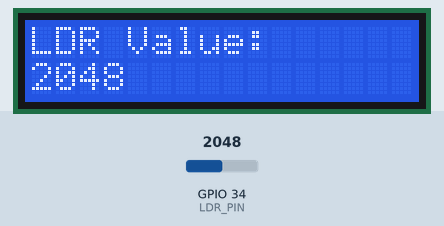
The sketch below on a simulated ESP32. On the bench: 16×2 character LCD. Inputs (shaded band) come from the test bench; at power-on: GPIO 34 (LDR_PIN) = 2048. WiFi joins after 1.5 s; servers stay silent unless stated; what the sketch prints to the serial monitor is not drawn.

Above: at 3.2 s.
3.3 s: GPIO 34 (LDR_PIN) set to 2866
At 4.4 s:
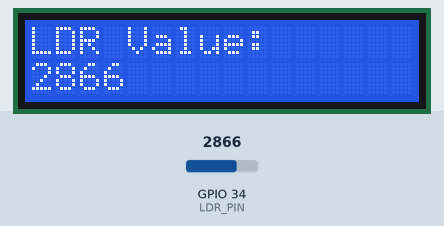
5.6 s: GPIO 34 (LDR_PIN) set to 3603
At 7.2 s:
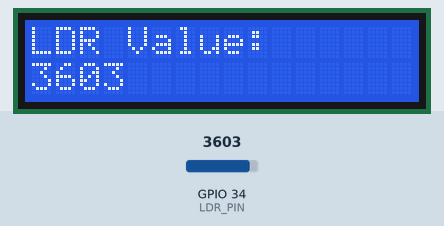
7.6 s: GPIO 34 (LDR_PIN) set to 4095
At 8.8 s:
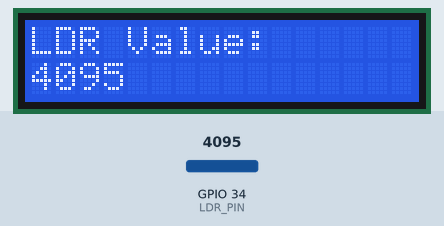
Timing chart, 0 to 10.6 s (numbered marks = the images above; inputs shaded):
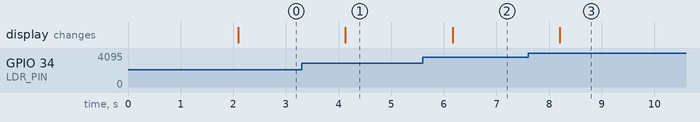

The sketch:

sketch.ino
```cpp
#include <WiFi.h>
#include <Wire.h>
#include <LiquidCrystal_I2C.h>

// Define the LDR pin
#define LDR_PIN 34

// Initialize the LCD with the I2C address (0x27 or 0x3F, depending on your LCD)
LiquidCrystal_I2C LCD(0x27, 16, 2);

void setup() {
  Serial.begin(115200);

  // Initialize the LCD
  LCD.init();
  LCD.backlight();

  // Connect to Wi-Fi
  WiFi.begin("Wokwi-GUEST", "", 6);

  // Display initial message
  LCD.clear();
  LCD.print("Connected");
  delay(2000);
}

void loop() {
  int ldrValue = analogRead(LDR_PIN); // Read the analog value from the LDR

  // Display LDR value on LCD
  LCD.clear();
  LCD.setCursor(0, 0);
  LCD.print("LDR Value:");
  LCD.setCursor(0, 1);
  LCD.print(ldrValue);

  // Print LDR value to Serial Monitor for debugging
  Serial.print("LDR Value: ");
  Serial.println(ldrValue);

  delay(1000); // Delay for stability
}
```

Measured:
- after the input at 3.3 s, the display: changes after 0.83 s (image 1)
- after the input at 5.6 s, the display: changes after 0.56 s (image 2)
- after the input at 7.6 s, the display: changes after 0.60 s (image 3)
